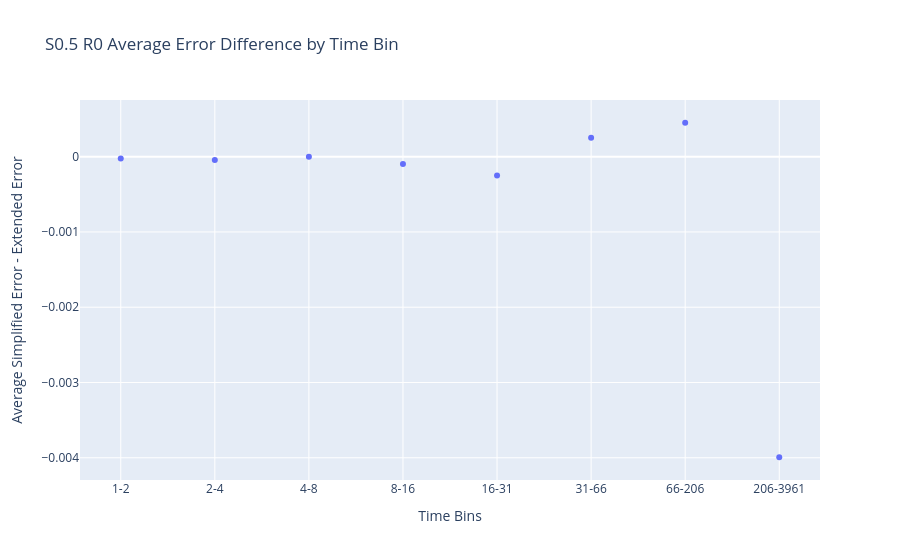

The cell this chart's notebook holds for it:
### Code cell
avg_error_difference_by_time_bin(S0_5_R0_unary, S0_5_R0_static)

### Figure 1 — Plotly figure (JSON) as saved in the notebook; plotly's stock layout.template omitted (floating-point values rounded to 4 significant figures)
{"data": [{"mode": "markers", "type": "scatter", "x": ["1-2", "2-4", "4-8", "8-16", "16-31", "31-66", "66-206", "206-3961"], "y": [-2.557e-05, -4.456e-05, 6.865e-08, -9.821e-05, -0.0002485, 0.000253, 0.0004509, -0.003993]}], "layout": {"title": {"text": "S0.5 R0 Average Error Difference by Time Bin"}, "xaxis": {"title": {"text": "Time Bins"}}, "yaxis": {"title": {"text": "Average Simplified Error - Extended Error"}}}}
